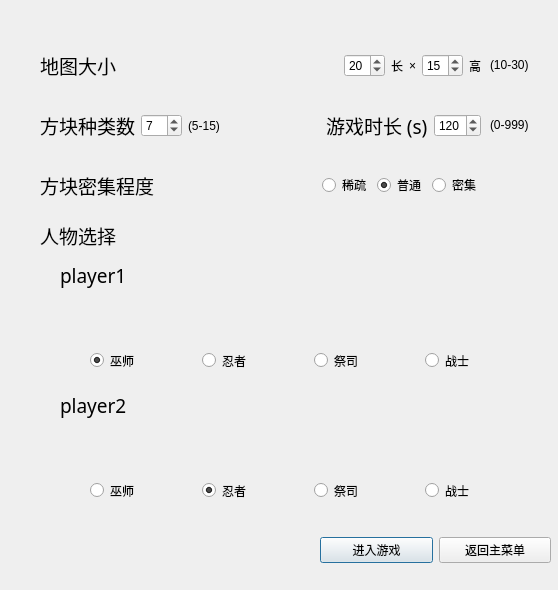
<?xml version="1.0" encoding="UTF-8"?>
<ui version="4.0">
 <class>DoubleSetting</class>
 <widget class="QDialog" name="DoubleSetting">
  <property name="geometry">
   <rect>
    <x>0</x>
    <y>0</y>
    <width>558</width>
    <height>590</height>
   </rect>
  </property>
  <property name="windowTitle">
   <string>双人模式设置</string>
  </property>
  <widget class="QWidget" name="layoutWidget">
   <property name="geometry">
    <rect>
     <x>40</x>
     <y>40</y>
     <width>441</width>
     <height>51</height>
    </rect>
   </property>
   <layout class="QHBoxLayout" name="horizontalLayout">
    <item>
     <widget class="QLabel" name="label">
      <property name="font">
       <font>
        <family>华文中宋</family>
        <pointsize>14</pointsize>
       </font>
      </property>
      <property name="layoutDirection">
       <enum>Qt::LeftToRight</enum>
      </property>
      <property name="text">
       <string>地图大小</string>
      </property>
      <property name="textFormat">
       <enum>Qt::AutoText</enum>
      </property>
      <property name="margin">
       <number>0</number>
      </property>
     </widget>
    </item>
    <item>
     <spacer name="horizontalSpacer">
      <property name="orientation">
       <enum>Qt::Horizontal</enum>
      </property>
      <property name="sizeHint" stdset="0">
       <size>
        <width>40</width>
        <height>20</height>
       </size>
      </property>
     </spacer>
    </item>
    <item>
     <widget class="QSpinBox" name="widthBox">
      <property name="minimum">
       <number>10</number>
      </property>
      <property name="maximum">
       <number>30</number>
      </property>
      <property name="value">
       <number>20</number>
      </property>
     </widget>
    </item>
    <item>
     <widget class="QLabel" name="label_6">
      <property name="contextMenuPolicy">
       <enum>Qt::DefaultContextMenu</enum>
      </property>
      <property name="layoutDirection">
       <enum>Qt::LeftToRight</enum>
      </property>
      <property name="text">
       <string>长</string>
      </property>
      <property name="alignment">
       <set>Qt::AlignCenter</set>
      </property>
     </widget>
    </item>
    <item>
     <widget class="QLabel" name="label_5">
      <property name="text">
       <string>×</string>
      </property>
      <property name="alignment">
       <set>Qt::AlignCenter</set>
      </property>
     </widget>
    </item>
    <item>
     <widget class="QSpinBox" name="heightBox">
      <property name="minimum">
       <number>10</number>
      </property>
      <property name="maximum">
       <number>30</number>
      </property>
      <property name="value">
       <number>15</number>
      </property>
     </widget>
    </item>
    <item>
     <widget class="QLabel" name="label_7">
      <property name="text">
       <string>高</string>
      </property>
      <property name="alignment">
       <set>Qt::AlignCenter</set>
      </property>
     </widget>
    </item>
   </layout>
  </widget>
  <widget class="QWidget" name="layoutWidget_2">
   <property name="geometry">
    <rect>
     <x>40</x>
     <y>100</y>
     <width>441</width>
     <height>51</height>
    </rect>
   </property>
   <layout class="QHBoxLayout" name="horizontalLayout_4">
    <item>
     <layout class="QHBoxLayout" name="horizontalLayout_2">
      <item>
       <widget class="QLabel" name="label_2">
        <property name="font">
         <font>
          <family>华文中宋</family>
          <pointsize>14</pointsize>
         </font>
        </property>
        <property name="text">
         <string>方块种类数</string>
        </property>
       </widget>
      </item>
      <item>
       <widget class="QSpinBox" name="boxNumBox">
        <property name="minimum">
         <number>5</number>
        </property>
        <property name="maximum">
         <number>15</number>
        </property>
        <property name="value">
         <number>7</number>
        </property>
       </widget>
      </item>
     </layout>
    </item>
    <item>
     <widget class="QLabel" name="label_19">
      <property name="text">
       <string>(5-15)</string>
      </property>
     </widget>
    </item>
    <item>
     <spacer name="horizontalSpacer_3">
      <property name="orientation">
       <enum>Qt::Horizontal</enum>
      </property>
      <property name="sizeHint" stdset="0">
       <size>
        <width>40</width>
        <height>20</height>
       </size>
      </property>
     </spacer>
    </item>
    <item>
     <layout class="QHBoxLayout" name="horizontalLayout_5">
      <item>
       <widget class="QLabel" name="label_4">
        <property name="font">
         <font>
          <family>华文中宋</family>
          <pointsize>14</pointsize>
         </font>
        </property>
        <property name="text">
         <string>游戏时长 (s)</string>
        </property>
       </widget>
      </item>
      <item>
       <widget class="QSpinBox" name="timeBox">
        <property name="maximum">
         <number>999</number>
        </property>
        <property name="value">
         <number>120</number>
        </property>
       </widget>
      </item>
     </layout>
    </item>
   </layout>
  </widget>
  <widget class="QWidget" name="layoutWidget_3">
   <property name="geometry">
    <rect>
     <x>40</x>
     <y>160</y>
     <width>441</width>
     <height>51</height>
    </rect>
   </property>
   <layout class="QHBoxLayout" name="horizontalLayout_3">
    <item>
     <widget class="QLabel" name="label_8">
      <property name="font">
       <font>
        <family>华文中宋</family>
        <pointsize>14</pointsize>
       </font>
      </property>
      <property name="text">
       <string>方块密集程度</string>
      </property>
     </widget>
    </item>
    <item>
     <spacer name="horizontalSpacer_2">
      <property name="orientation">
       <enum>Qt::Horizontal</enum>
      </property>
      <property name="sizeHint" stdset="0">
       <size>
        <width>40</width>
        <height>20</height>
       </size>
      </property>
     </spacer>
    </item>
    <item>
     <widget class="QRadioButton" name="button1">
      <property name="text">
       <string>稀疏</string>
      </property>
      <property name="checked">
       <bool>false</bool>
      </property>
     </widget>
    </item>
    <item>
     <widget class="QRadioButton" name="button2">
      <property name="text">
       <string>普通</string>
      </property>
      <property name="checked">
       <bool>true</bool>
      </property>
     </widget>
    </item>
    <item>
     <widget class="QRadioButton" name="button3">
      <property name="text">
       <string>密集</string>
      </property>
     </widget>
    </item>
   </layout>
  </widget>
  <widget class="QLabel" name="label_12">
   <property name="geometry">
    <rect>
     <x>420</x>
     <y>300</y>
     <width>41</width>
     <height>41</height>
    </rect>
   </property>
   <property name="text">
    <string/>
   </property>
   <property name="pixmap">
    <pixmap resource="myres.qrc">:/res/role4.png</pixmap>
   </property>
   <property name="scaledContents">
    <bool>true</bool>
   </property>
  </widget>
  <widget class="QLabel" name="label_9">
   <property name="geometry">
    <rect>
     <x>90</x>
     <y>300</y>
     <width>41</width>
     <height>41</height>
    </rect>
   </property>
   <property name="text">
    <string/>
   </property>
   <property name="pixmap">
    <pixmap resource="myres.qrc">:/res/role1.png</pixmap>
   </property>
   <property name="scaledContents">
    <bool>true</bool>
   </property>
  </widget>
  <widget class="QLabel" name="label_10">
   <property name="geometry">
    <rect>
     <x>200</x>
     <y>300</y>
     <width>41</width>
     <height>41</height>
    </rect>
   </property>
   <property name="text">
    <string/>
   </property>
   <property name="pixmap">
    <pixmap resource="myres.qrc">:/res/role2.png</pixmap>
   </property>
   <property name="scaledContents">
    <bool>true</bool>
   </property>
  </widget>
  <widget class="QLabel" name="label_11">
   <property name="geometry">
    <rect>
     <x>310</x>
     <y>300</y>
     <width>41</width>
     <height>41</height>
    </rect>
   </property>
   <property name="text">
    <string/>
   </property>
   <property name="pixmap">
    <pixmap resource="myres.qrc">:/res/role3.png</pixmap>
   </property>
   <property name="scaledContents">
    <bool>true</bool>
   </property>
  </widget>
  <widget class="QLabel" name="label_3">
   <property name="geometry">
    <rect>
     <x>40</x>
     <y>220</y>
     <width>101</width>
     <height>31</height>
    </rect>
   </property>
   <property name="font">
    <font>
     <family>华文中宋</family>
     <pointsize>14</pointsize>
    </font>
   </property>
   <property name="text">
    <string>人物选择</string>
   </property>
  </widget>
  <widget class="QLabel" name="label_13">
   <property name="geometry">
    <rect>
     <x>90</x>
     <y>430</y>
     <width>41</width>
     <height>41</height>
    </rect>
   </property>
   <property name="text">
    <string/>
   </property>
   <property name="pixmap">
    <pixmap resource="myres.qrc">:/res/role1.png</pixmap>
   </property>
   <property name="scaledContents">
    <bool>true</bool>
   </property>
  </widget>
  <widget class="QLabel" name="label_14">
   <property name="geometry">
    <rect>
     <x>310</x>
     <y>430</y>
     <width>41</width>
     <height>41</height>
    </rect>
   </property>
   <property name="text">
    <string/>
   </property>
   <property name="pixmap">
    <pixmap resource="myres.qrc">:/res/role3.png</pixmap>
   </property>
   <property name="scaledContents">
    <bool>true</bool>
   </property>
  </widget>
  <widget class="QLabel" name="label_15">
   <property name="geometry">
    <rect>
     <x>200</x>
     <y>430</y>
     <width>41</width>
     <height>41</height>
    </rect>
   </property>
   <property name="text">
    <string/>
   </property>
   <property name="pixmap">
    <pixmap resource="myres.qrc">:/res/role2.png</pixmap>
   </property>
   <property name="scaledContents">
    <bool>true</bool>
   </property>
  </widget>
  <widget class="QLabel" name="label_16">
   <property name="geometry">
    <rect>
     <x>420</x>
     <y>430</y>
     <width>41</width>
     <height>41</height>
    </rect>
   </property>
   <property name="text">
    <string/>
   </property>
   <property name="pixmap">
    <pixmap resource="myres.qrc">:/res/role4.png</pixmap>
   </property>
   <property name="scaledContents">
    <bool>true</bool>
   </property>
  </widget>
  <widget class="QLabel" name="label_17">
   <property name="geometry">
    <rect>
     <x>60</x>
     <y>390</y>
     <width>101</width>
     <height>31</height>
    </rect>
   </property>
   <property name="font">
    <font>
     <family>华文中宋</family>
     <pointsize>14</pointsize>
    </font>
   </property>
   <property name="text">
    <string>player2</string>
   </property>
  </widget>
  <widget class="QLabel" name="label_18">
   <property name="geometry">
    <rect>
     <x>60</x>
     <y>260</y>
     <width>101</width>
     <height>31</height>
    </rect>
   </property>
   <property name="font">
    <font>
     <family>华文中宋</family>
     <pointsize>14</pointsize>
    </font>
   </property>
   <property name="text">
    <string>player1</string>
   </property>
  </widget>
  <widget class="QWidget" name="layoutWidget_4">
   <property name="geometry">
    <rect>
     <x>90</x>
     <y>350</y>
     <width>441</width>
     <height>21</height>
    </rect>
   </property>
   <layout class="QHBoxLayout" name="horizontalLayout_7">
    <item>
     <widget class="QRadioButton" name="role1Button">
      <property name="text">
       <string>巫师</string>
      </property>
      <property name="checked">
       <bool>true</bool>
      </property>
     </widget>
    </item>
    <item>
     <widget class="QRadioButton" name="role2Button">
      <property name="text">
       <string>忍者</string>
      </property>
     </widget>
    </item>
    <item>
     <widget class="QRadioButton" name="role3Button">
      <property name="text">
       <string>祭司</string>
      </property>
      <property name="checked">
       <bool>false</bool>
      </property>
     </widget>
    </item>
    <item>
     <widget class="QRadioButton" name="role4Button">
      <property name="text">
       <string>战士</string>
      </property>
      <property name="checked">
       <bool>false</bool>
      </property>
     </widget>
    </item>
   </layout>
  </widget>
  <widget class="QWidget" name="layoutWidget_5">
   <property name="geometry">
    <rect>
     <x>90</x>
     <y>480</y>
     <width>441</width>
     <height>21</height>
    </rect>
   </property>
   <layout class="QHBoxLayout" name="horizontalLayout_8">
    <item>
     <widget class="QRadioButton" name="role1Button_2">
      <property name="text">
       <string>巫师</string>
      </property>
      <property name="checked">
       <bool>false</bool>
      </property>
     </widget>
    </item>
    <item>
     <widget class="QRadioButton" name="role2Button_2">
      <property name="text">
       <string>忍者</string>
      </property>
      <property name="checked">
       <bool>true</bool>
      </property>
     </widget>
    </item>
    <item>
     <widget class="QRadioButton" name="role3Button_2">
      <property name="text">
       <string>祭司</string>
      </property>
      <property name="checked">
       <bool>false</bool>
      </property>
     </widget>
    </item>
    <item>
     <widget class="QRadioButton" name="role4Button_2">
      <property name="text">
       <string>战士</string>
      </property>
      <property name="checked">
       <bool>false</bool>
      </property>
     </widget>
    </item>
   </layout>
  </widget>
  <widget class="QWidget" name="layoutWidget_6">
   <property name="geometry">
    <rect>
     <x>320</x>
     <y>530</y>
     <width>231</width>
     <height>41</height>
    </rect>
   </property>
   <layout class="QHBoxLayout" name="horizontalLayout_6">
    <item>
     <widget class="QPushButton" name="okButton">
      <property name="text">
       <string>进入游戏</string>
      </property>
     </widget>
    </item>
    <item>
     <widget class="QPushButton" name="cancelButton">
      <property name="text">
       <string>返回主菜单</string>
      </property>
     </widget>
    </item>
   </layout>
  </widget>
  <widget class="QLabel" name="hintLabel">
   <property name="geometry">
    <rect>
     <x>30</x>
     <y>520</y>
     <width>241</width>
     <height>31</height>
    </rect>
   </property>
   <property name="text">
    <string/>
   </property>
  </widget>
  <widget class="QLabel" name="label_20">
   <property name="geometry">
    <rect>
     <x>490</x>
     <y>40</y>
     <width>56</width>
     <height>49</height>
    </rect>
   </property>
   <property name="text">
    <string>(10-30)</string>
   </property>
  </widget>
  <widget class="QLabel" name="label_21">
   <property name="geometry">
    <rect>
     <x>490</x>
     <y>100</y>
     <width>56</width>
     <height>49</height>
    </rect>
   </property>
   <property name="text">
    <string>(0-999)</string>
   </property>
  </widget>
 </widget>
 <resources>
  <include location="myres.qrc"/>
 </resources>
 <connections/>
</ui>
